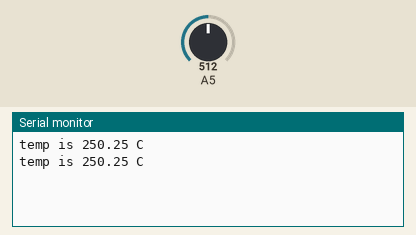
Simulated run of this sketch. Board: Arduino Uno, built with avr-gcc and run on an emulated ATmega328P. Parts: the last lines printed to the serial monitor. The inputs (shaded band) are chosen by the test bench; at power-on: A5 = 512.

Above: at 1.6 s.
1.7 s: A5 set to 716
At 1.7 s:
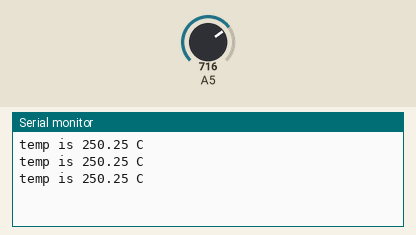
3.2 s: A5 set to 900
At 3.9 s:
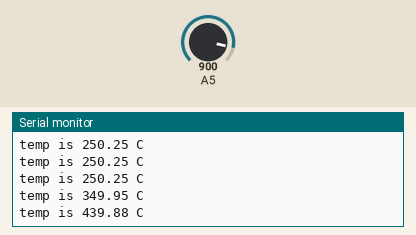
Timing chart, 0 to 6.2 s (numbered marks = the images above; inputs shaded):
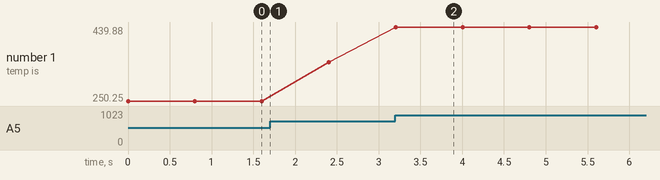

The sketch:

temper.ino
```cpp
float temp = 0;
int val = 0;

void setup()

{

  Serial.begin(9600); // 打开串口，设置波特率为9600 bps

}

void loop()

{

      int val;

      val=analogRead(5);//传感器接到模拟口5，数值根据自己的需要可变

      temp = val * 0.48876;
      Serial.print("temp is ");
      Serial.print(temp);
      Serial.println(" C");//从串口发送字符串并换行

      delay(800);

}
```

Measured:
- after the input at 3.2 s, the serial monitor: prints a new line at once (image 2)
- plotted number 1: 250.25 → 349.95 after the input at 1.7 s, 349.95 → 439.88 after the input at 3.2 s
